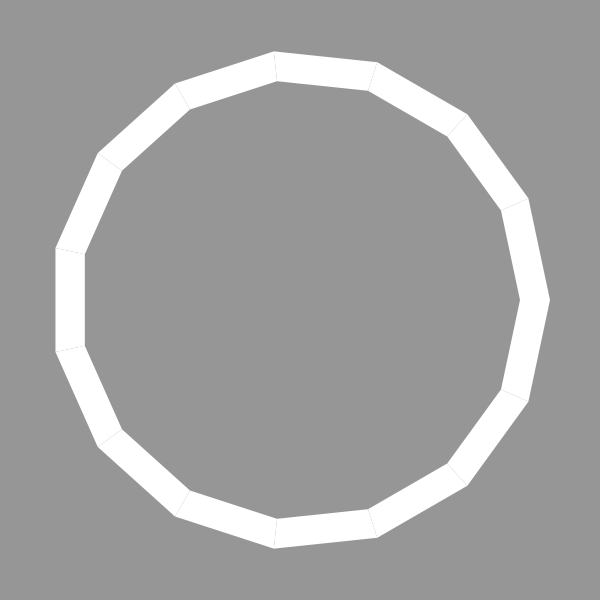
Frame 1 (no input)
Frame 60 (the mouse pressed at the canvas centre just before this capture): identical to frame 1, image omitted
Frame 120 (the mouse held since frame 60 and released just before this capture): identical to frame 1, image omitted

The Processing sketch that drew this single still picture (run headless with seeded random() and noise(); from frame 60 on, the mouse is pressed at the canvas centre):

// Processing sketch: listing_4_2
// ── listing_4_2.pde
// Processing for Android: 
// Create Mobile, Sensor-Aware, and XR Applications Using Processing
// Andres Colubri
// https://andrescolubri.net/processing-for-android-book

int vertCount = 15;
float outerRad = 250;
float innerRad = 220;

void setup() {
  size(600, 600);
  noStroke();
}

void draw() {
  translate(width/2, height/2);
  background(150);
  beginShape(QUAD_STRIP);
  for (int i = 0; i <= vertCount; i++) {
    float a = map(i, 0, vertCount, 0, TWO_PI);
    float x0 = outerRad * cos(a);
    float y0 = outerRad * sin(a);
    float x1 = innerRad * cos(a);
    float y1 = innerRad * sin(a);      
    vertex(x0, y0);
    vertex(x1, y1);
  }
  endShape();
}
